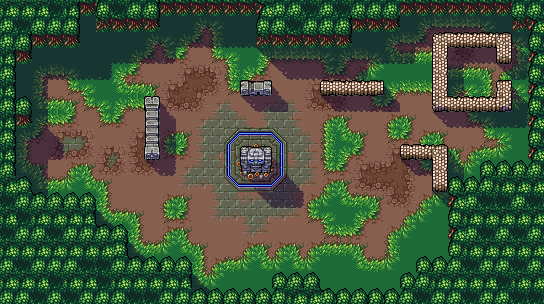

A level layout from a 2D game, rendered from its tile map. Below: a short description, then the map file with tile-grid data replaced by summaries:
An orthogonal 34x19 tile map with 16x16 px tiles, 3 tile layers (Ground, Shadows, Objects).

<map version="1.2" tiledversion="1.2.4" orientation="orthogonal" renderorder="right-down" width="34" height="19" tilewidth="16" tileheight="16" infinite="0" nextlayerid="15" nextobjectid="13">
 <tileset firstgid="1" source="TileSet_Main.tsx" />
 <layer id="2" name="Ground" width="34" height="19" locked="1">
  <data>[646 cells, 646 non-empty, 44 distinct tile ids]</data>
 </layer>
 <layer id="5" name="Shadows" width="34" height="19" locked="1" opacity="0.5">
  <data>[646 cells, 146 non-empty, 9 distinct tile ids]</data>
 </layer>
 <layer id="14" name="Objects" width="34" height="19">
  <data>[646 cells, 272 non-empty, 45 distinct tile ids]</data>
 </layer>
</map>
